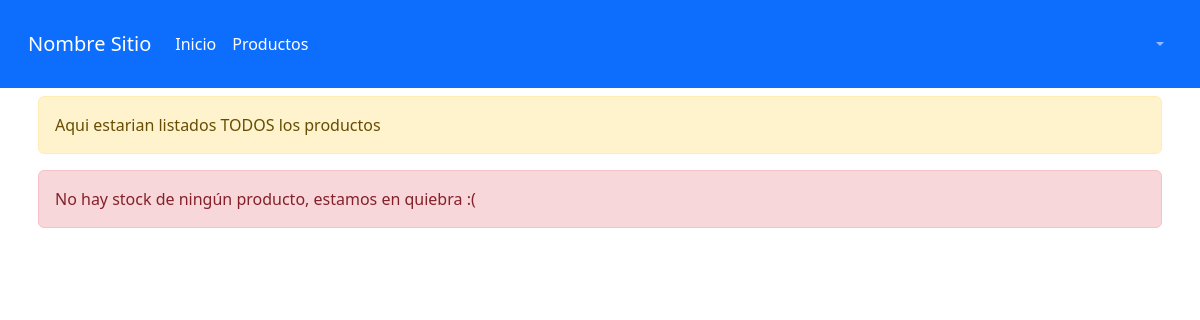
/Vista/Home/productos.php, run on an earlier commit of the app's database.
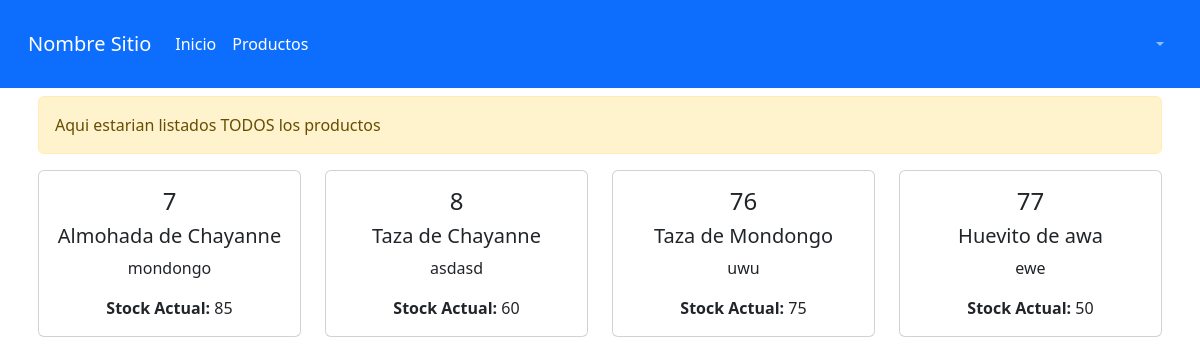
And on a later commit of the database.
### tables this page shows
CREATE TABLE `producto` (
  `idproducto` bigint(20) NOT NULL,
  `pronombre` varchar(50) NOT NULL,
  `prodetalle` varchar(512) NOT NULL,
  `procantstock` int(11) NOT NULL,
  `precio` int(11) NOT NULL,
  `prodeshabilitado` timestamp NULL DEFAULT current_timestamp(),
  `imagen` varchar(50) NOT NULL
);

### Utiles/funciones.php (called while the page is built, shortened)
<?php
spl_autoload_register(function ($clase) {
    $directorys = array(
        $GLOBALS['ROOT'].'Modelo/',
        $GLOBALS['ROOT'].'Modelo/conector/',
        $GLOBALS['ROOT'].'Control/',
    );
});

### Control/Session.php (called while the page is built, shortened)
<?php
class Session{
    public function __construct(){
        if(!session_start()){
            return false;
        }else{
            return true;
        }
    }
    public function sesionActiva(){
        $resp = false;
        return $resp;
    }
    public function getNombreUsuarioLogueado(){
        $nombreUsuario=null;
        return $nombreUsuario;
    }
}

### Modelo/producto.php (called while the page is built, shortened)
<?php
class producto extends BaseDatos
{
    private $idproducto;
    private $pronombre;
    private $prodetalle;
    private $procantstock;
    public function __construct()
    {
        $this->idproducto="";
        $this->pronombre="";
        $this->prodetalle="";
        $this->procantstock="";
    }
    public function listar($parametro="")
    {
        $arreglo = array();
        $sql="SELECT * FROM producto ";
        if ($parametro!="") {
            $sql.='WHERE '.$parametro;
        }
        $res = $this->Ejecutar($sql);
        if ($res>-1) {
            if ($res>0) {
                while ($row = $this->Registro()) {
                    $producto = new producto();
                    $producto->setear($row['idproducto'], $row['pronombre'], $row['prodetalle'], $row['procantstock'], $row['precio'], $row['prodeshabilitado'], $row['imagen']);
                    array_push($arreglo, $producto);
                }
            }
        } else {
            $this->setMensajeOperacion("producto->listar: ".$this->getError());
        }
        return $arreglo;
    }
    public function getID()
    {
        return $this->idproducto;
    }
    public function setID($idproducto)
    {
        $this->idproducto = $idproducto;
        return $this;
    }
    public function getProNombre()
    {
        return $this->pronombre;
    }
    public function setProNombre($pronombre)
    {
        $this->pronombre = $pronombre;
        return $this;
    }
    public function getProDetalle()
    {
        return $this->prodetalle;
    }
    public function setProDetalle($prodetalle)
    {
        $this->prodetalle = $prodetalle;
        return $this;
    }
    public function getProCantStock()
    {
        return $this->procantstock;
    }
    public function setProCantStock($procantstock)
    {
        $this->procantstock = $procantstock;
        return $this;
    }
    public function setPrecio($precio)
    {
        return $this;
    }
    public function setProDeshabilitado($prodeshabilitado)
    {
        return $this;
    }
    public function setImagen($imagen)
    {
        return $this;
    }
}

### Modelo/conector/BaseDatos.php (called while the page is built, shortened)
<?php
class BaseDatos extends PDO {
private $indice;
private $resultado;
public function __construct() {
    $this->indice = 0;
}
private function setIndice($valor) {
    $this->indice = $valor;
}
private function getIndice() {
    return $this->indice;
}
private function setResultado($valor) {
    $this->resultado = $valor;
}
private function getResultado() {
    return $this->resultado;
}
public function setSQL($error) {
    return "\n" . $this->sql = $error;
}
public function Ejecutar($sql) {
    if (stristr($sql, "select")) {
        $resp =  $this->EjecutarSelect($sql);
    }
    return $resp;
}
private function EjecutarSelect($sql) {
    $cant = -1;
    $resultado = parent::query($sql);
    if (!$resultado) {
        $this->analizarDebug();
    } else {
        $arregloResult = $resultado->fetchAll();
        $cant = count($arregloResult);
    }
    return $cant;
}
public function Registro() {
    $filaActual = false;
    $indiceActual = $this->getIndice();
    if ($indiceActual >= 0) {
        $filas = $this->getResultado();
        if ($indiceActual < count($filas)) {
            $filaActual =  $filas[$indiceActual];
        } else {
            $this->setIndice(-1);
        }
    }
    return $filaActual;
}
}
?>

### Control/abmProducto.php (called while the page is built, shortened)
<?php
class abmProducto
{
    public function buscarConStock(){
        $objProducto = new producto();
        $arreglo = $objProducto->listar('procantstock > 0');
        return $arreglo;
    }
}

### Vista/Home/productos.php (the view, shortened to what this page needs)
<?php
include_once '../Estructura/cabecera.php';
$abmProductos = new abmProducto();
$listaProductos = $abmProductos->buscarConStock();
?>
<div class="container p-2">
    <div class="alert alert-warning" role="alert">
        Aqui estarian listados TODOS los productos
    </div>
    <?php
    if ($listaProductos <> null) {
    ?>
        <div class="row">
            <?php foreach ($listaProductos as $productoActual) {
            ?>
                <div class="col-sm-3 pb-3">
                    <div class="card">
                        <div class="card-body text-center">
                            <h4  class="card-title idproducto"><?php echo $productoActual->getID(); ?></h4>
                            <h5 class="card-title"><?php echo $productoActual->getProNombre(); ?></h5>
                            <p class="card-text"><?php echo $productoActual->getProDetalle(); ?></p>
                            <p class="card-text"><b>Stock Actual:</b> <?php echo $productoActual->getProCantStock(); ?></p>
                        </div>
                    </div>
                </div>
            <?php } ?>
        </div>
    <?php } else { ?>
        <div class="alert alert-danger" role="alert">
            No hay stock de ningún producto, estamos en quiebra :(
        </div>
    <?php } ?>
</div>
<?php include_once '../Estructura/pie.php'; ?>

### Vista/Estructura/cabecera.php (shortened to what this page needs)
<!DOCTYPE html>
<html lang="es">
<head>
    <link rel="stylesheet" href="..\..\Utiles\bootstrap\css\bootstrap.min.css">
    <link rel="stylesheet" href="../../Utiles/validaciones.css">
    <?php
    $sesion = new Session();
    ?>
</head>
<?php include_once("../../Vista/Estructura/menu.php") ?>

### Vista/Estructura/menu.php (shortened to what this page needs)
<nav class="navbar navbar-expand-lg navbar-dark bg-primary">
    <div class="container-fluid m-3">
        <a class="navbar-brand" href="#">Nombre Sitio</a>
        <div class="collapse navbar-collapse" id="navbarSupportedContent">
            <ul class="navbar-nav me-auto mb-2 mb-lg-0">
                <li class="nav-item">
                    <a class="nav-link active" aria-current="page" href="../Home/index.php">Inicio</a>
                </li>
                <li class="nav-item">
                    <a class="nav-link active" aria-current="page" href="../Home/productos.php">Productos</a>
                </li>
            </ul>
        </div>
        <ul class="navbar-nav d-flex">
            <?php
            if (!$sesion->sesionActiva()) {
            ?>
                <li class="nav-item dropdown">
                    <a class="nav-link dropdown-toggle" href="#" role="button" data-bs-toggle="dropdown" aria-expanded="false">
                        <i class="fa-solid fa-right-to-bracket"></i>
                    </a>
                </li>
<?php } ?>
    </div>
</nav>

### Vista/Estructura/pie.php
</body>
</html>

What changed in the data, as far as the page shows it:
added producto: idproducto "7", pronombre "Almohada de Chayanne", prodetalle "mondongo", procantstock "85"
added producto: idproducto "8", pronombre "Taza de Chayanne", prodetalle "asdasd", procantstock "60"
added producto: idproducto "76", pronombre "Taza de Mondongo", prodetalle "uwu", procantstock "75"
added producto: idproducto "77", pronombre "Huevito de awa", prodetalle "ewe", procantstock "50"
Also different on the page:
text no longer shown: "No hay stock de ningún producto, estamos en quiebra :("
